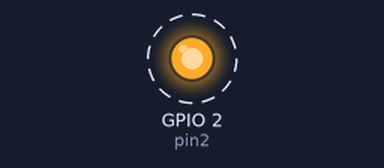
Bench run of a sketch on a simulated ESP32. Shown: output pins drawn as LEDs (lit = HIGH). Dashed ring = blinking.

Above: at 0.3 s.
Timing chart, 0 to 3.5 s (numbered marks = the images above):
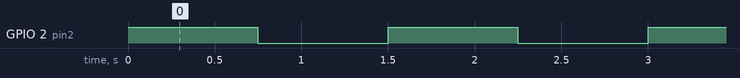

The sketch:

esp32_2_led_blink_test.ino
```cpp
int pin1=14;
int pin2=2;

void setup()
{
  //pinMode(pin1,OUTPUT);
  pinMode(pin2,OUTPUT);
}

void loop()
{
  //digitalWrite(pin1,HIGH);
  digitalWrite(pin2,HIGH);
  delay(750);
  //digitalWrite(pin1,LOW);
  digitalWrite(pin2,LOW);
  delay(750);
}
```

Measured:
- by itself, GPIO 2 (pin2): alternates HIGH for 0.75 s and LOW for 0.75 s
